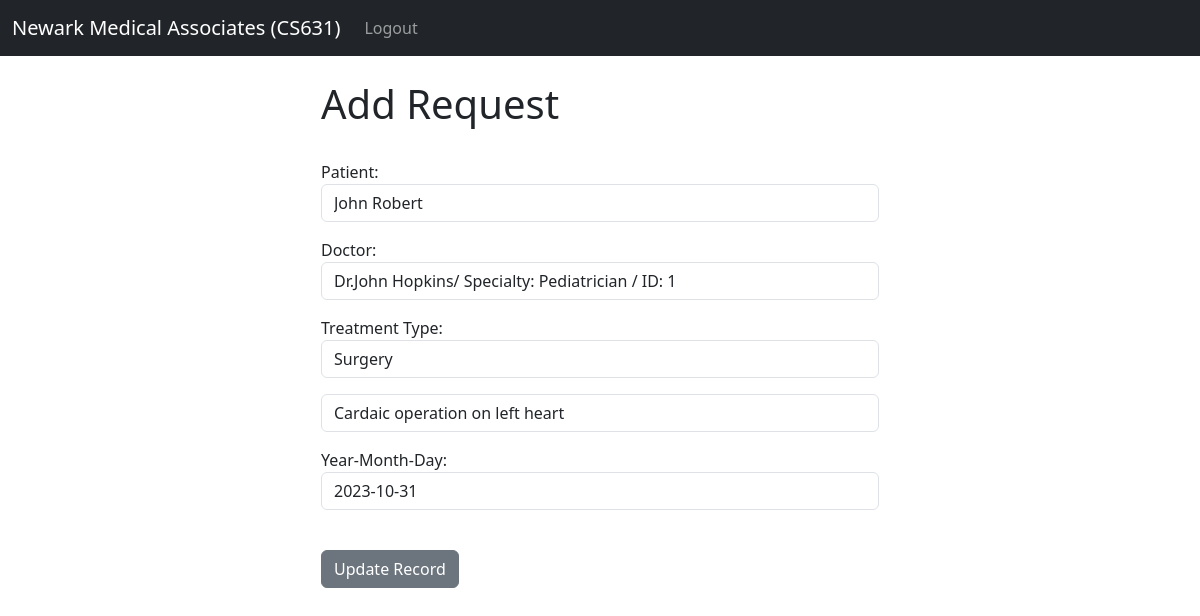
The app's page /patient_management/update_request/2 (signed in) with its own data.
### website/models.py (models this page shows, shortened)
class Request(models.Model):
    created_at = models.DateTimeField(auto_now_add=True)
    patient = models.ForeignKey(Patient, on_delete=models.CASCADE)
    doctor = models.ForeignKey(Doctor, on_delete=models.SET_NULL, null=True, blank=True)
    description = models.CharField(max_length=1000)
    treatment_type = models.CharField(max_length=20, choices=[("General", "General"),
                                                              ("Surgery", "Surgery")], default='General')
    request_date = models.DateField()

### website/views.py (the view)
# urls.py: path('patient_management/update_request/<int:pk>', views.update_request, name='update_request'),
def update_request(request, pk):
	if request.user.is_authenticated:
		current_request = Request.objects.get(id=pk)
		form = AddRequestForm(request.POST or None, instance=current_request)
		if form.is_valid():
			form.save()
			messages.success(request, "Request record updated.")
			return redirect('request_table')
		return render(request, 'patient_managements/update_request.html', {'form':form})
	else:
		messages.success(request, "This action requres user to be logged in.")
		return redirect('home')

### website/models.py (called while the page is built)
	def __str__(self):
		return(f"{self.first_name} {self.last_name}")

	def __str__(self):
		return(f"Dr.{self.first_name} {self.last_name}/ Specialty: {self.specialty} / ID: {self.id} ")

### website/templates/patient_managements/update_request.html (shortened to what this page needs)
{% extends 'base.html' %}
{% block content %}
<div class="col-md-6 offset-md-3">
<h1>Add Request</h1>
<br/>
<form method="POST">
	{{ form.as_p }}
<br/>
  <button type="submit" class="btn btn-secondary">Update Record</button>
</form>
</div>
{% endblock %}

### records on screen
Request: patient "John Robert", doctor "Dr.John Hopkins/ Specialty: Pediatrician / ID: 1", treatment_type "Surgery", description "Cardaic operation on left heart", request_date "2023-10-31"
